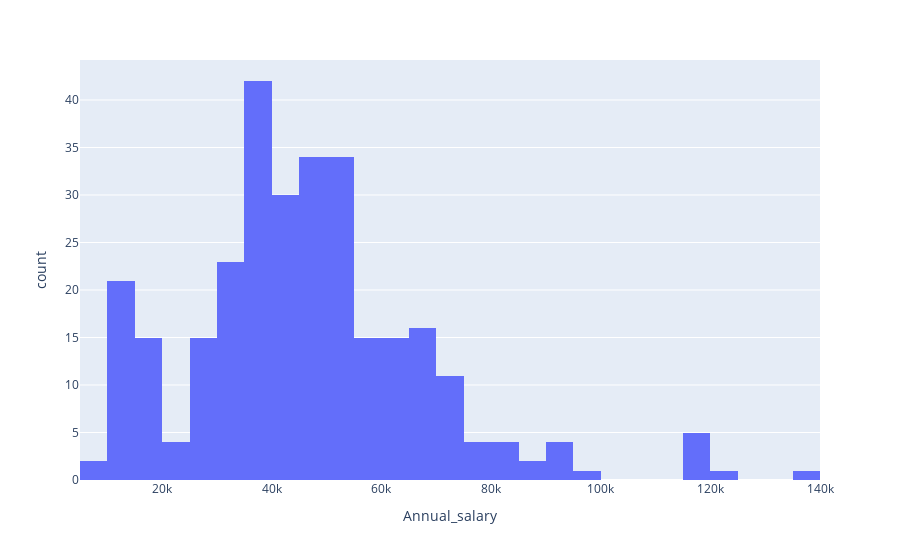

This figure's notebook cell:
### Code cell
#bar graph

data.sort_values('Salaire', inplace=True)

fig = px.histogram(data, x='Annual_salary')
fig.show()

### Figure 1 — Plotly figure (JSON) as saved in the notebook; plotly's stock layout.template omitted (floating-point values rounded to 4 significant figures; data arrays with more than 128 entries replaced by an {"elided": "..."} marker saying what was removed)
{"data": [{"alignmentgroup": "True", "bingroup": "x", "hovertemplate": "Annual_salary=%{x}<br>count=%{y}<extra></extra>", "legendgroup": "", "marker": {"color": "#636efa", "pattern": {"shape": ""}}, "name": "", "offsetgroup": "", "orientation": "v", "showlegend": false, "type": "histogram", "x": {"elided": "299 float values"}, "xaxis": "x", "yaxis": "y"}], "layout": {"barmode": "relative", "legend": {"tracegroupgap": 0}, "margin": {"t": 60}, "xaxis": {"anchor": "y", "domain": [0, 1], "title": {"text": "Annual_salary"}}, "yaxis": {"anchor": "x", "domain": [0, 1], "title": {"text": "count"}}}}
